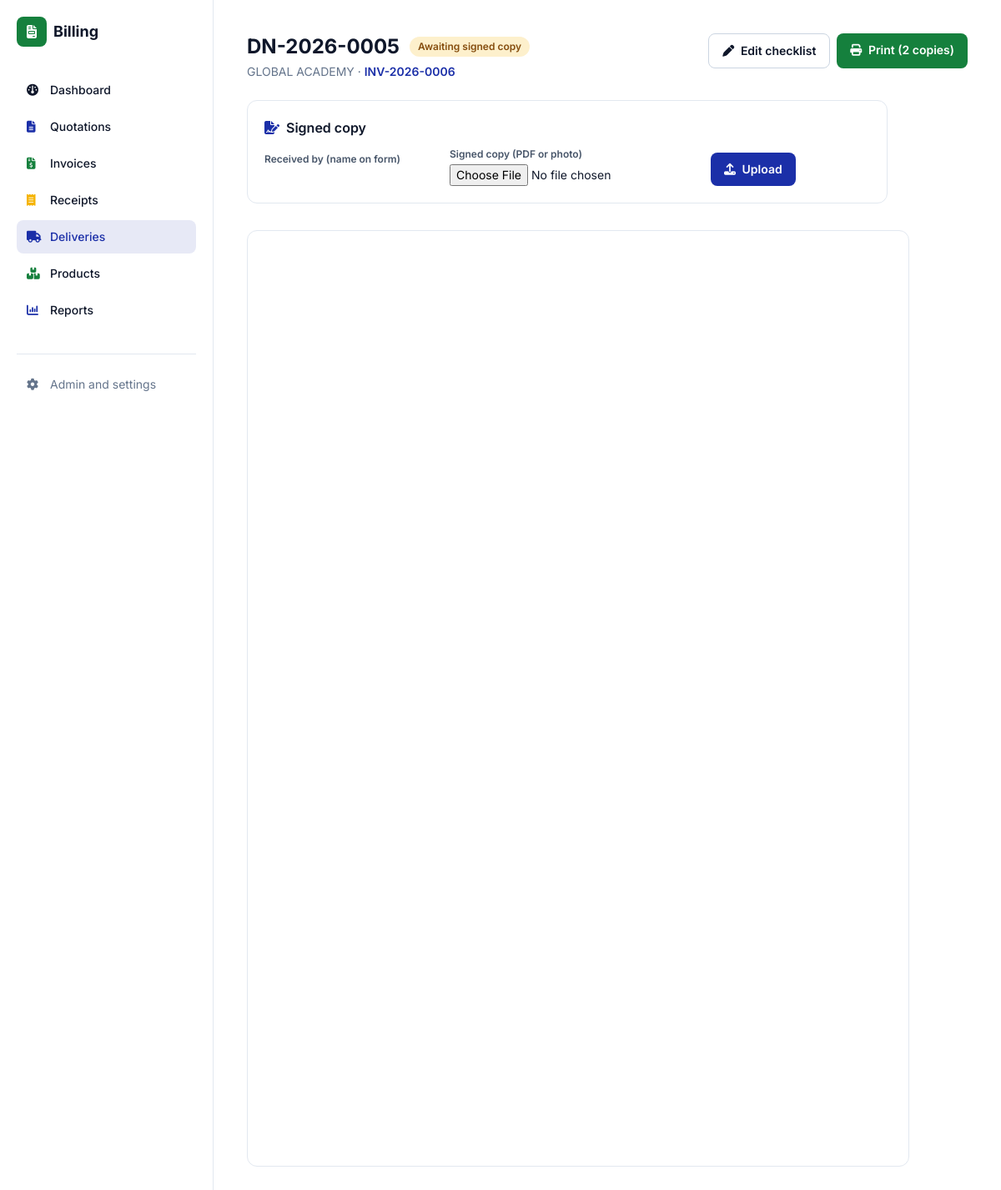
The page /delivery/5/ (signed in) on the database its author committed.
### documents/models.py (models this page shows, shortened)
class DeliveryNote(models.Model):
    document = models.ForeignKey(Document, related_name="deliveries", on_delete=models.CASCADE)
    number = models.CharField(max_length=30, unique=True, editable=False)
    delivery_date = models.DateField(default=timezone.localdate)
    delivery_location = models.CharField(max_length=200, blank=True)
    delivered_by = models.CharField(max_length=80, blank=True)
    notes = models.TextField(blank=True)
    received_by = models.CharField(max_length=120, blank=True)
    signed_copy = models.FileField(upload_to=signed_path, blank=True)
    signed_at = models.DateTimeField(null=True, blank=True)
    business = models.JSONField(default=dict, blank=True, editable=False)
    created_at = models.DateTimeField(auto_now_add=True)
    class Meta:
        ordering = ["-created_at"]
    @property
    def is_signed(self):
        return bool(self.signed_copy)

class Document(models.Model):
    QUOTATION, INVOICE, RECEIPT = "quotation", "invoice", "receipt"
    TYPES = [(QUOTATION, "Quotation"), (INVOICE, "Invoice"), (RECEIPT, "Receipt")]
    PREFIX = {QUOTATION: "QUO", INVOICE: "INV", RECEIPT: "RCP"}
    STATUSES = [
        ("draft", "Draft"), ("sent", "Sent"), ("accepted", "Accepted"),
        ("paid", "Paid"), ("void", "Void"),
    ]
    PAYMENT_METHODS = [
        ("cash", "Cash"), ("mpesa", "M-Pesa"), ("bank", "Bank Transfer"), ("card", "Card"),
    ]
    VAT_MODES = [
        ("exclusive", "VAT exclusive (add VAT on top)"),
        ("inclusive", "VAT inclusive (prices include VAT)"),
        ("none", "No VAT"),
    ]
    doc_type = models.CharField(max_length=10, choices=TYPES)
    number = models.CharField(max_length=30, unique=True, editable=False)
    client = models.ForeignKey(Client, null=True, blank=True, on_delete=models.SET_NULL)
    client_name = models.CharField(max_length=150, blank=True, help_text="Walk-in name if no client")
    issue_date = models.DateField(default=timezone.localdate)
    due_date = models.DateField(null=True, blank=True)
    status = models.CharField(max_length=10, choices=STATUSES, default="draft")
    vat_mode = models.CharField(max_length=10, choices=VAT_MODES, default="exclusive")
    served_by = models.CharField(max_length=80, blank=True)
    discount = models.DecimalField(max_digits=12, decimal_places=2, default=0)
    payment_method = models.CharField(max_length=10, choices=PAYMENT_METHODS, blank=True)
    payment_reference = models.CharField(max_length=60, blank=True)
    notes = models.TextField(blank=True)
    terms = models.TextField(blank=True)
    buyer_pin = models.CharField("Buyer KRA PIN", max_length=20, blank=True)
    etims_invoice_no = models.CharField("eTIMS invoice no.", max_length=60, blank=True)
    etims_qr = models.CharField("eTIMS QR data or link", max_length=500, blank=True,
                                help_text="Paste the QR link or data KRA gives you for this invoice")
    share_token = models.CharField(max_length=32, unique=True, null=True, blank=True, editable=False)
    share_viewed_at = models.DateTimeField(null=True, blank=True, editable=False)
    business = models.JSONField(default=dict, blank=True, editable=False)
    source = models.ForeignKey("self", null=True, blank=True, on_delete=models.SET_NULL,
                               related_name="converted")
    created_at = models.DateTimeField(auto_now_add=True)
    class Meta:
        ordering = ["-created_at"]
    @property
    def display_client(self):
        return self.client.name if self.client else (self.client_name or "Walk-in Customer")

class Client(models.Model):
    name = models.CharField(max_length=150)
    phone = models.CharField(max_length=50, blank=True)
    email = models.EmailField(blank=True)
    address = models.TextField(blank=True)
    kra_pin = models.CharField(max_length=30, blank=True)
    class Meta:
        ordering = ["name"]

### documents/views.py (the view)
# urls.py: path("delivery/<int:pk>/", views.delivery_detail, name="delivery_detail"),
@login_required
def delivery_detail(request, pk):
    note = get_object_or_404(DeliveryNote.objects.select_related("document"), pk=pk)
    return render(request, "documents/delivery_detail.html", {
        "note": note, "upload_form": SignedCopyForm(initial={"received_by": note.received_by})})

### documents/forms.py (shortened to what this page needs)
class SignedCopyForm(forms.Form):
    received_by = forms.CharField(required=False, max_length=120, label="Received by (name on form)")
    signed_copy = forms.FileField(label="Signed copy (PDF or photo)")

### templates/documents/delivery_detail.html (shortened to what this page needs)
{% extends "base.html" %}
{% block content %}
<div class="flex flex-col lg:flex-row lg:items-start lg:justify-between gap-4 mb-6">
  <div class="min-w-0">
    <div class="flex flex-wrap items-center gap-3">
      <h1 class="text-2xl font-bold">{{ note.number }}</h1>
      {% if note.is_signed %}
      <span class="px-2.5 py-1 rounded-full text-xs font-semibold bg-brand-green/10 text-brand-green">Signed</span>
      {% else %}
      <span class="px-2.5 py-1 rounded-full text-xs font-semibold bg-brand-gold/20 text-yellow-800">Awaiting signed copy</span>
      {% endif %}
    </div>
    <p class="text-sm text-slate-500 mt-1">{{ note.document.display_client }} &middot;
      <a class="text-brand-blue font-semibold" href="{% url 'documents:detail' note.document.pk %}">{{ note.document.number }}</a></p>
  </div>
  <div class="grid grid-cols-2 sm:flex gap-2 text-sm font-semibold">
    <a href="{% url 'documents:delivery_edit' note.pk %}" class="block text-center px-4 py-2.5 rounded-lg border border-slate-300 hover:bg-slate-50"><i class="fa-solid fa-pen mr-1"></i> Edit checklist</a>
    <a href="{% url 'documents:delivery_pdf' note.pk %}" target="_blank" class="block text-center px-4 py-2.5 rounded-lg bg-brand-green text-white"><i class="fa-solid fa-print mr-1"></i> Print (2 copies)</a>
  </div>
</div>
<div class="rounded-xl border border-slate-200 p-4 sm:p-5 mb-8 max-w-3xl">
  <h2 class="font-semibold mb-3"><i class="fa-solid fa-file-signature text-brand-blue mr-2"></i>Signed copy</h2>
  <form method="post" enctype="multipart/form-data" action="{% url 'documents:delivery_upload' note.pk %}"
        class="grid grid-cols-1 sm:flex sm:flex-wrap sm:items-end gap-3 text-sm">
    <div><label class="block text-xs font-semibold text-slate-600 mb-1">{{ upload_form.received_by.label }}</label>
      <div class="[&>input]:w-full">{{ upload_form.received_by }}</div></div>
    <div><label class="block text-xs font-semibold text-slate-600 mb-1">{{ upload_form.signed_copy.label }}</label>
      <div class="[&>input]:w-full">{{ upload_form.signed_copy }}</div></div>
    <button class="bg-brand-blue text-white font-semibold px-4 py-2.5 rounded-lg"><i class="fa-solid fa-upload mr-1"></i> Upload</button>
  </form>
</div>
<div class="w-full">
  <div class="fit-wrap" data-w="794" data-h="1123">
    <iframe src="{% url 'documents:delivery_preview' note.pk %}" class="bg-white rounded-xl border border-slate-200" style="width:794px;height:1123px"></iframe>
  </div>
</div>
{% endblock %}

### templates/base.html (style rules this page uses)
html { -webkit-text-size-adjust: 100%; }

### rows shown on the page
DeliveryNote: number "DN-2026-0005", document.display_client "GLOBAL ACADEMY", document.number "INV-2026-0006"

### other values the page prints
{{ upload_form.received_by.label }} "Received by (name on form)"
{{ upload_form.signed_copy.label }} "Signed copy (PDF or photo)"
